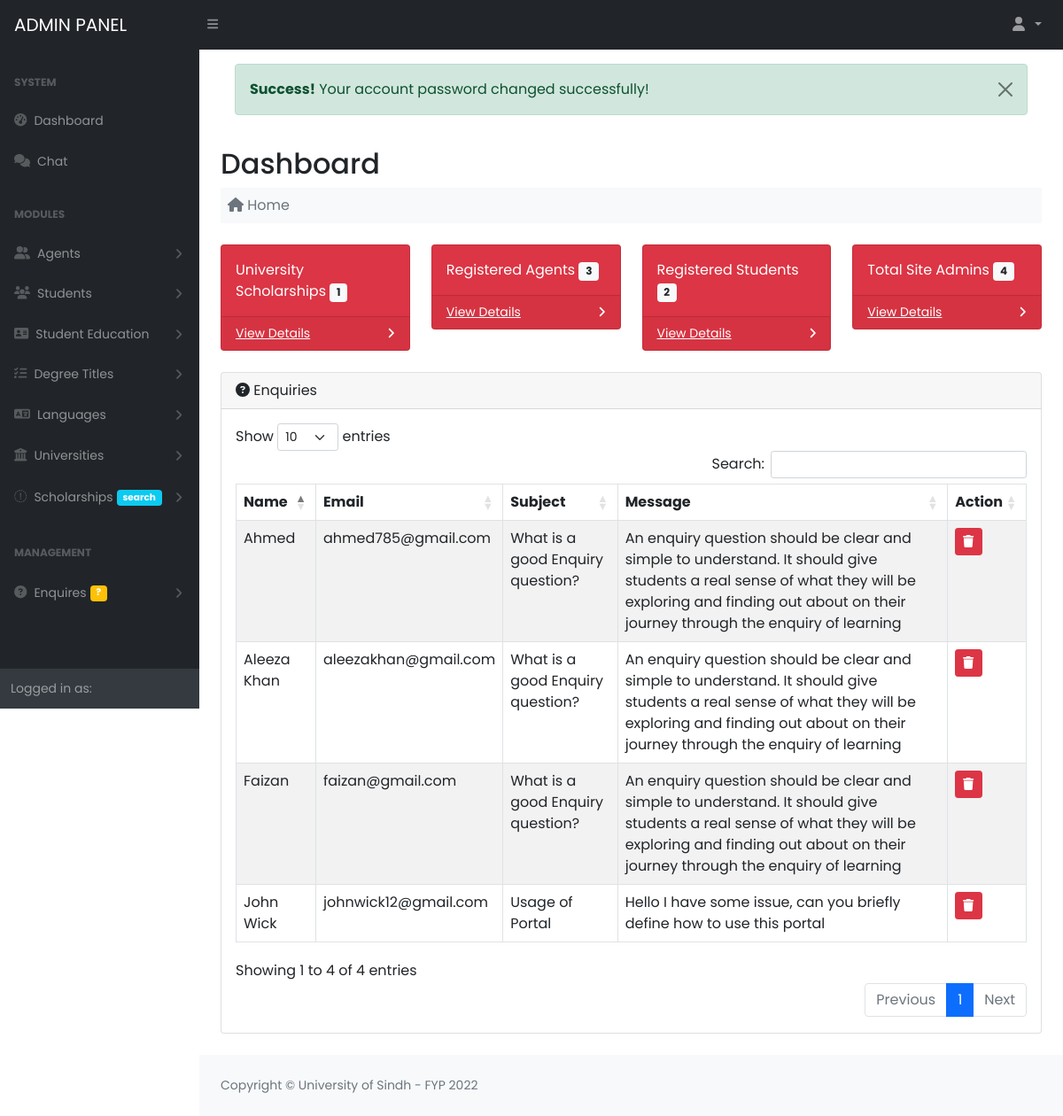
/Project/admin/index.php (signed in), run on the app's committed database.
### tables this page shows
CREATE TABLE `enquires` (
  `enquiry_id` int(11) NOT NULL AUTO_INCREMENT,
  `name` varchar(50) DEFAULT NULL,
  `email` varchar(50) DEFAULT NULL,
  `subject` varchar(100) DEFAULT NULL,
  `message` text DEFAULT NULL,
  `created_at` timestamp NOT NULL DEFAULT current_timestamp(),
  PRIMARY KEY (`enquiry_id`)
);

### Project/database/database.php (called while the page is built, shortened)
<?php
class Database
{
	private $db_host = "localhost";
	private $db_user = "root";
	private $db_pass = "";
	private $db_name = "fyp_cms";
	public $connection = null;
	public function __construct()
	{
		$this->connection = mysqli_connect($this->db_host, $this->db_user, $this->db_pass, $this->db_name);
	}
	public function executeQuery($query)
	{
		$this->query = $query;
		$this->result = mysqli_query($this->connection, $this->query);
		return $this->result;
	}
}
?>

### Project/admin/index.php (the view)
<?php  include_once("includes/header.php"); ?>
 <?php  include_once("includes/nav.php"); ?>
 <div id="layoutSidenav">
         <?php include_once("includes/sidebar.php") ?>
         <div id="layoutSidenav_content">
             <main>
                 <div class="container-fluid px-4">
                     <div class="p-3"><?php require_once("includes/messages.php") ?></div>
                     <h2 class="mt-1">Dashboard</h2>
                     <ol class="breadcrumb mb-4 bg-light p-2">
                         <li class="breadcrumb-item active"><i class="fa fa-home"></i> Home</li>
                     </ol>
                     <div class="row">
                         <div class="col-xl-3 col-md-6">
                             <div class="card bg-danger text-white mb-4">
                                 <div class="card-body">University Scholarships <span class="badge bg-light text-dark">
                                 <?php
                                     $query = "SELECT * FROM scholarships";
                                     $result = $db->executeQuery($query);
                                     echo $result->num_rows;
                                 ?></span></div>
                                 <div class="card-footer d-flex align-items-center justify-content-between">
                                     <a class="small text-white stretched-link" href="#">View Details</a>
                                     <div class="small text-white"><i class="fas fa-angle-right"></i></div>
                                 </div>
                             </div>
                         </div>
                         <div class="col-xl-3 col-md-6">
                             <div class="card bg-danger text-white mb-4">
                                 <div class="card-body">Registered Agents <span class="badge bg-light text-dark">
                                 <?php
                                     $query = "SELECT * FROM agents";
                                     $result = $db->executeQuery($query);
                                     echo $result->num_rows;
                                 ?>
                                 </span></div>
                                 <div class="card-footer d-flex align-items-center justify-content-between">
                                     <a class="small text-white stretched-link" href="#">View Details</a>
                                     <div class="small text-white"><i class="fas fa-angle-right"></i></div>
                                 </div>
                             </div>
                         </div>
                         <div class="col-xl-3 col-md-6">
                             <div class="card bg-danger text-white mb-4">
                                 <div class="card-body">Registered Students <span class="badge bg-light text-dark">
                                 <?php
                                     $query = "SELECT * FROM students";
                                     $result = $db->executeQuery($query);
                                     echo $result->num_rows;
                                 ?>
                                 </span></div>
                                 <div class="card-footer d-flex align-items-center justify-content-between">
                                     <a class="small text-white stretched-link" href="#">View Details</a>
                                     <div class="small text-white"><i class="fas fa-angle-right"></i></div>
                                 </div>
                             </div>
                         </div>
                         <div class="col-xl-3 col-md-6">
                             <div class="card bg-danger text-white mb-4">
                                 <div class="card-body">Total Site Admins <span class="badge bg-light text-dark">
                                 <?php
                                     $query = "SELECT * FROM admins";
                                     $result = $db->executeQuery($query);
                                     echo $result->num_rows;
                                 ?>
                                 </span></div>
                                 <div class="card-footer d-flex align-items-center justify-content-between">
                                     <a class="small text-white stretched-link" href="view_admins">View Details</a>
                                     <div class="small text-white"><i class="fas fa-angle-right"></i></div>
                                 </div>
                             </div>
                         </div>
                     </div>
                     <div class="card mb-4">
                         <div class="card-header">
                             <i class="fa fa-question-circle"></i>
                             Enquiries
                         </div>
                         <div class="card-body">
                             <table class="table table-responsive table-bordered table-striped" id="table">
                                 <thead>
                                     <tr>
                                         <th>Name</th>
                                         <th>Email</th>
                                         <th>Subject</th>
                                         <th>Message</th>
                                         <th>Action</th>
                                     </tr>
                                 </thead>
                                 <tbody>
                                     <?php
                                         $query = "SELECT * FROM enquires ORDER BY enquiry_id DESC  LIMIT 5";
                                         $result = $db->executeQuery($query);
                                         if($result->num_rows){
                                             while($row = mysqli_fetch_assoc($result)){
                                                 ?>
                                                 <tr>
                                                     <td><?php echo $row['name'] ?></td>
                                                     <td><?php echo $row['email'] ?></td>
                                                     <td><?php echo $row['subject'] ?></td>
                                                     <td><?php echo $row['message'] ?></td>
                                                     <td>
                                                         <a class="btn btn-danger btn-sm" href="classes/delete_enquiry.php?id=<?php echo $row['enquiry_id'] ?>"><i class="fa fa-trash"></i></a>
                                                     </td>
                                                 </tr>
                                                 <?php
                                             }
                                         }
                                     ?>
                                 </tbody>
                             </table>
                         </div>
                     </div>
                 </div>
             </main>
 <?php  include_once("includes/footer.php") ?>

### Project/admin/includes/header.php (style rules this page uses)
body { font-family: 'Poppins', sans-serif; }

### data on the page
enquires: name "Faizan", email "faizan@gmail.com", subject "What is a good Enquiry question?", message "An enquiry question should be clear and simple to understand. It should give students a real sense of what they will be exploring and finding out about on their journey through the enquiry of learning"
enquires: name "Ahmed", email "ahmed785@gmail.com", subject "What is a good Enquiry question?", message "An enquiry question should be clear and simple to understand. It should give students a real sense of what they will be exploring and finding out about on their journey through the enquiry of learning"
enquires: name "Aleeza Khan", email "aleezakhan@gmail.com", subject "What is a good Enquiry question?", message "An enquiry question should be clear and simple to understand. It should give students a real sense of what they will be exploring and finding out about on their journey through the enquiry of learning"
enquires: name "John Wick", email "johnwick12@gmail.com", subject "Usage of Portal", message "Hello I have some issue, can you briefly define how to use this portal"

### other printed values
$_SESSION['success'] "Your account password changed successfully!"
$result->num_rows "1"
$result->num_rows "3"
$result->num_rows "2"
$result->num_rows "4"
